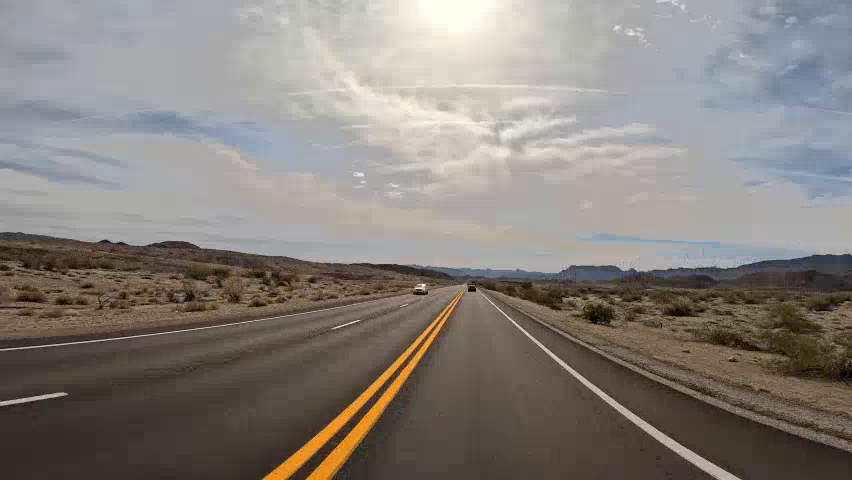
#> input picture frame 39 of lane-detecting/video2.mp4, 852 x 480 px, given in place of video1.mp4, which was not available
$ python lanedetection.py
#> lines starting #> are read from the running program, lines starting #| are printed output that depends on the picture; after the words box and inside, x2 and y2 are one past the last pixel; in counts of white or black regions, pixels touching at a corner belong together; pictures that were not available may be replaced by others from this repository, and a replacement may not be noted
#> further down, frame is the input picture: shape (480, 852, 3); mean B, G, R 123.1, 128.9, 134.8
import cv2
import matplotlib.pyplot as pt
import numpy as np

def make_cordinates(image,line_parameters):
    slope,intercept=line_parameters
    y1=image.shape[0]
    y2 = int(y1 * (3/5))
    x1 = int((y1 - intercept) / slope)
    x2 = int((y2 - intercept) / slope)
    return np.array([x1,y1,x2,y2])
def average_slope_intercept(image,lines):
    left_fit=[]
    right_fit=[]
    for line in lines:
        x1,y1,x2,y2=line.reshape(4)
        parameters=np.polyfit((x1,x2),(y1,y2),1)
        slope=parameters[0]
        intercept=parameters[1]
        if slope<0:
            left_fit.append((slope,intercept))
        else:
            right_fit.append((slope,intercept))
    if left_fit:
      left_fit_average=np.average(left_fit, axis=0)
      left_line = make_cordinates(image, left_fit_average)
    else:
        left_line=None
    if right_fit:
      right_fit_average=np.average(right_fit, axis=0)
      right_line=make_cordinates(image,right_fit_average)
    else:
        right_line=None
    return np.array([left_line,right_line]) if left_line is not None and right_line is not None else None


def canny(image):

    #convert in gray color to get  the gradient form of image
    gray = cv2.cvtColor(image, cv2.COLOR_RGB2GRAY)
    blur = cv2.GaussianBlur(gray, (5, 5), 0)

    #call the canny method for identifying the edges of blur image
    canny = cv2.Canny(blur, 50, 150)
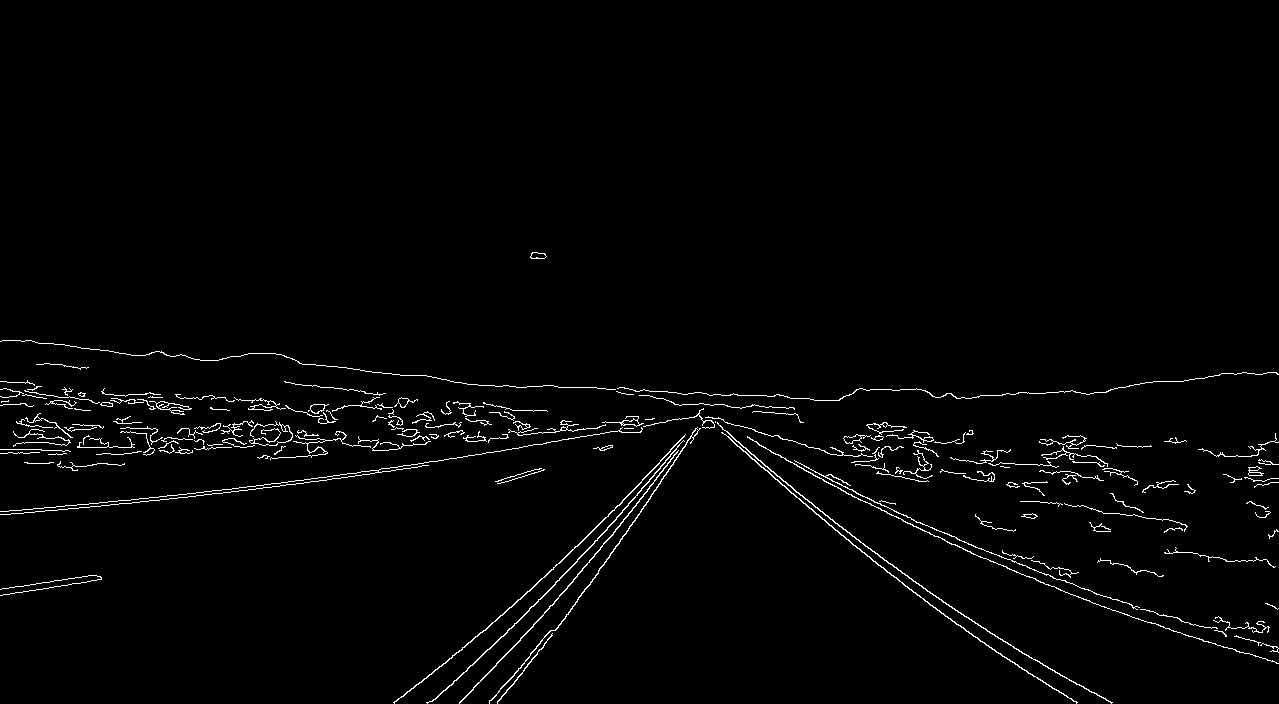
#> canny: shape (704, 1279); 1.8% white in thin lines or dots, all inside (x1, y1, x2, y2) = (0, 252, 1279, 704)
    return canny

def display_lines(image,lines):
    line_image = np.zeros_like(image)
    if lines is not None:
        for line in lines:
            if line is not None:
               x1,y1,x2,y2= line.reshape(4)
               cv2.line(line_image,(x1,y1),(x2,y2),(255,0,0),10)
    return line_image


def region_of_interest(image):

    #vertices of region that we are selected
    polygons=np.array([
        [(200, 700), (1100, 700), (550, 250)]
    ])

    #mask:  simply display the part of the image that we are interested in
    #set the image as zeros(black) color
    mask=np.zeros_like(image)

    #This function fills the polygon with color(255) on the mask
    cv2.fillPoly(mask,polygons,255)
#> mask: shape (704, 1279); 22.6% white; 1 white region, box (x1, y1, x2, y2) and area: (200, 250, 1101, 701) 203451

    #masked_image = cv2.bitwise_and(originalImage,maskedImage ) performs a bitwise AND operation
    # between the original image and a mask. This operation is useful for isolating
    # or highlighting specific regions of interest in an image based on the mask you’ve created
    masked_image=cv2.bitwise_and(image,mask)
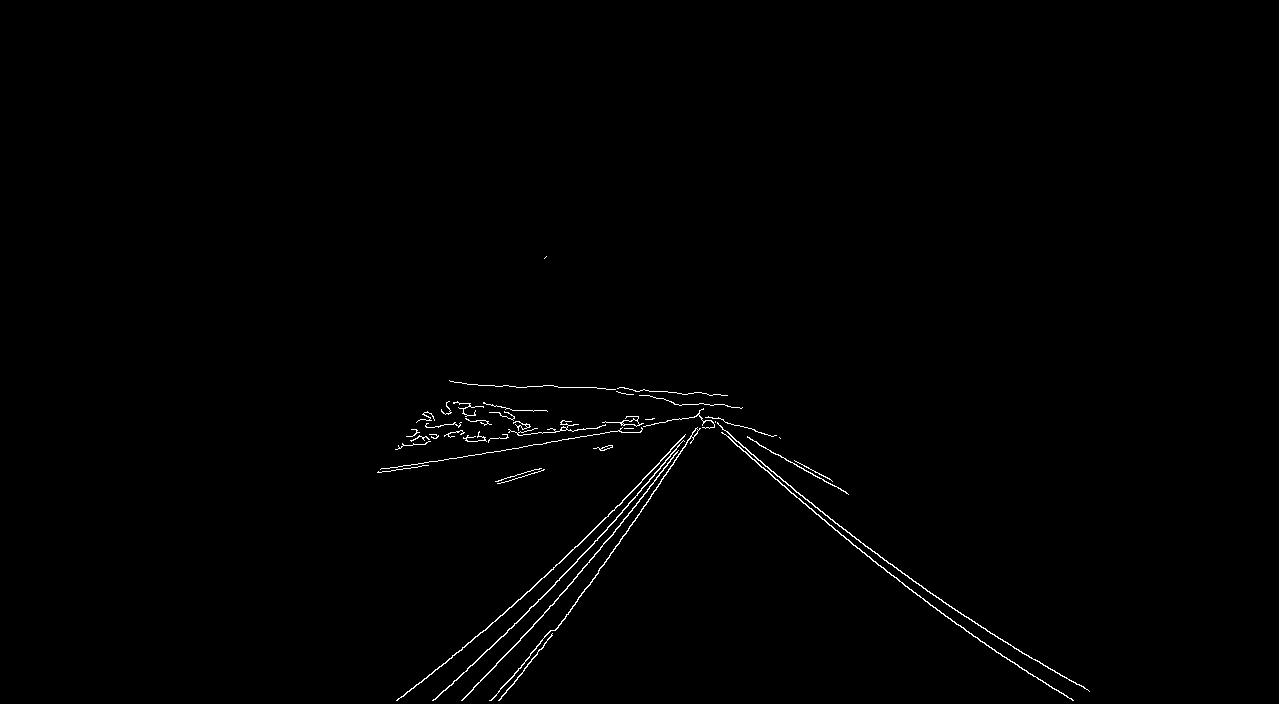
#> masked_image: shape (704, 1279); 0.63% white in thin lines or dots, all inside (x1, y1, x2, y2) = (377, 256, 1090, 701)
    return masked_image


width=1279
height=704
capture = cv2.VideoCapture("video1.mp4")
if not capture.isOpened():
    print("Error: Could not open video file.")
    exit()

while capture.isOpened():
    ret, frame = capture.read()
    if not ret:
        print("Could not read frame because the video is end!")
        break

    try:
        # Safeguard the resize operation
        frame = cv2.resize(frame, (width, height))
    except Exception as e:
        print(f"Resize error: {e}")
        break

    cannyedge = canny(frame)
    cropped_image = region_of_interest(cannyedge)
    lines = cv2.HoughLinesP(cropped_image, 2, np.pi / 180, 100, np.array([]), minLineLength=40, maxLineGap=4)
#> lines = 27 rows, first 6: [489, 649, 577, 561], [859, 548, 899, 581], [520, 599, 569, 553], [793, 489, 849, 532], [922, 587, 1031, 658], [454, 458, 612, 431]
    if lines is not None:
       averaged_lines = average_slope_intercept(frame, lines)
#> the loop in average_slope_intercept, `for line in lines:` made 27 passes
#> (x1, y1, x2, y2, slope, intercept) on passes 1 to 8: (489, 649, 577, 561, -1, 1138), (859, 548, 899, 581, 0.825, -160.7), (520, 599, 569, 553, -0.939, 1087.2), (793, 489, 849, 532, 0.768, -119.9), (922, 587, 1031, 658, 0.651, -13.57), (454, 458, 612, 431, -0.171, 535.6), (529, 630, 602, 546, -1.15, 1238.7), (763, 467, 853, 545, 0.867, -194.3)
#> after the loop in average_slope_intercept, `for line in lines:`: left_fit = [(-1, 1138), (-0.939, 1087.2), (-0.171, 535.6), (-1.15, 1238.7), (-1.47, 1453.8), (-0.82, 1025.8), (-0.971, 1104.7), (-1.15, 1225.5), (-0.0976, 485.5), (-1.32, 1364.2), (-0.81, 1021.4), (-0.933, 1104.1), (-0.0976, 486.6), (-1.13, 1227.2), (-1.17, 1275.2)]; right_fit = [(0.825, -160.7), (0.768, -119.9), (0.651, -13.57), (0.867, -194.3), (0.762, -114.6), (0.728, -73.35), (0.81, -154.6), (0.56, 18.68), (0.573, 66.64), (0.744, -98.93), (0.652, 0.87), (0.857, -185.9)]
#> in average_slope_intercept, `left_fit_average=np.average(left_fit, axis=0)`: left_fit_average = [-0.883, 1051.6]
#> in make_cordinates, `slope,intercept=line_parameters`: slope = -0.883; intercept = 1051.6
#> in make_cordinates, `x1 = int((y1 - intercept) / slope)`: x1 = 393
#> in make_cordinates, `x2 = int((y2 - intercept) / slope)`: x2 = 713
#> in average_slope_intercept, `left_line = make_cordinates(image, left_fit_average)`: left_line = [393, 704, 713, 422]
#> in average_slope_intercept, `right_fit_average=np.average(right_fit, axis=0)`: right_fit_average = [0.733, -85.79]
#> in average_slope_intercept, `right_line=make_cordinates(image,right_fit_average)`: right_line = [1077, 704, 692, 422]
#> averaged_lines = [[393, 704, 713, 422], [1077, 704, 692, 422]]
       if averaged_lines is not None:
           line_image = display_lines(frame, averaged_lines)
#> the loop in display_lines, `for line in lines:` made 2 passes
#> after the loop in display_lines, `for line in lines:`:
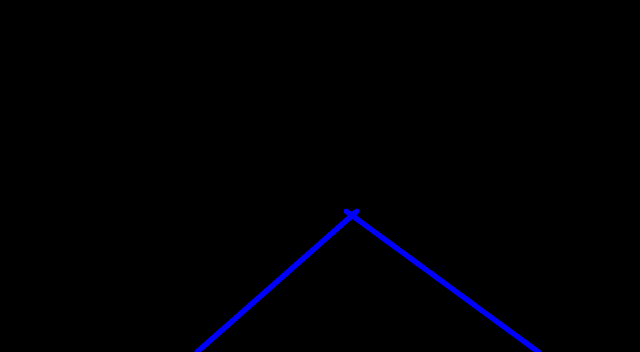
#> line_image: shape (704, 1279, 3) (shown at 1/2 size); mean of channels 0, 1, 2 2.8, 0, 0; drawn as B, G, R
           combo_image = cv2.addWeighted(frame, 0.8, line_image, 1, 1)
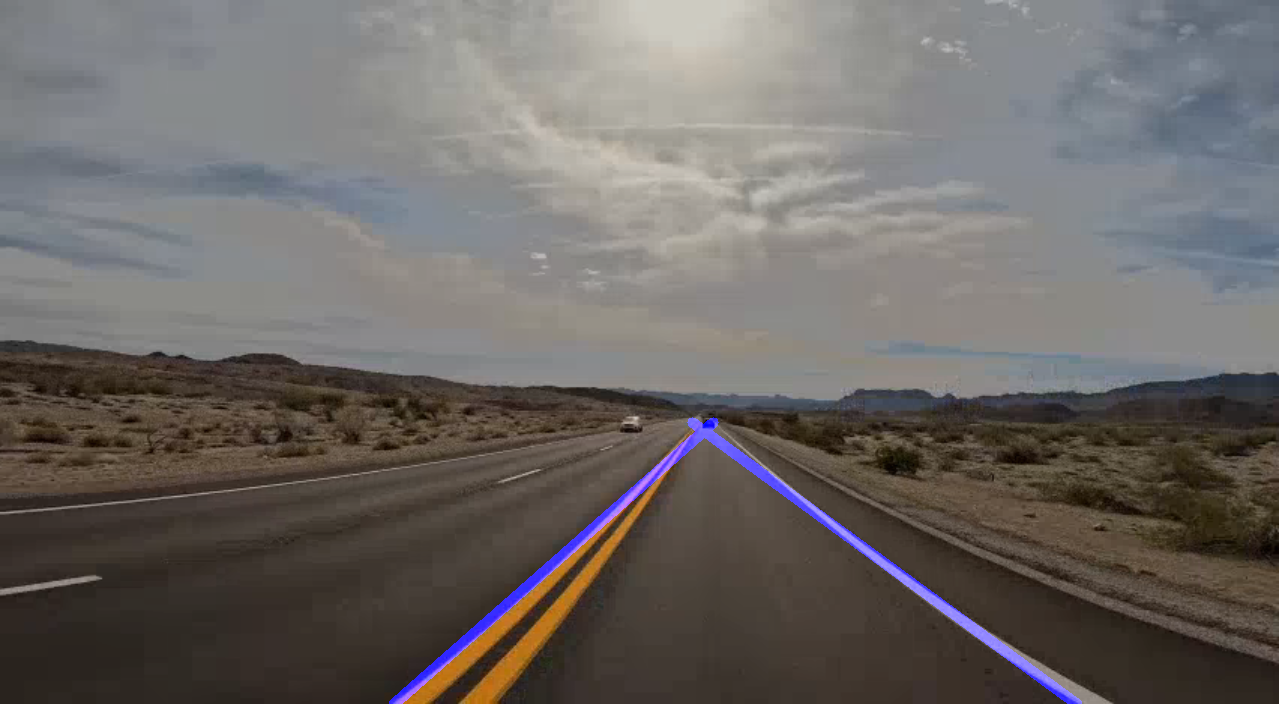
#> combo_image: shape (704, 1279, 3); mean B, G, R 101.4, 104.1, 108.8
           cv2.imshow("Result", combo_image)
       else:
           cv2.imshow("Result", frame)  # If no lines are there then show the original video

    if cv2.waitKey(20) &0xFF == ord('e'):
#> (key e is pressed here)
        break
capture.release()
cv2.destroyAllWindows()

$ run again, starting later in the video
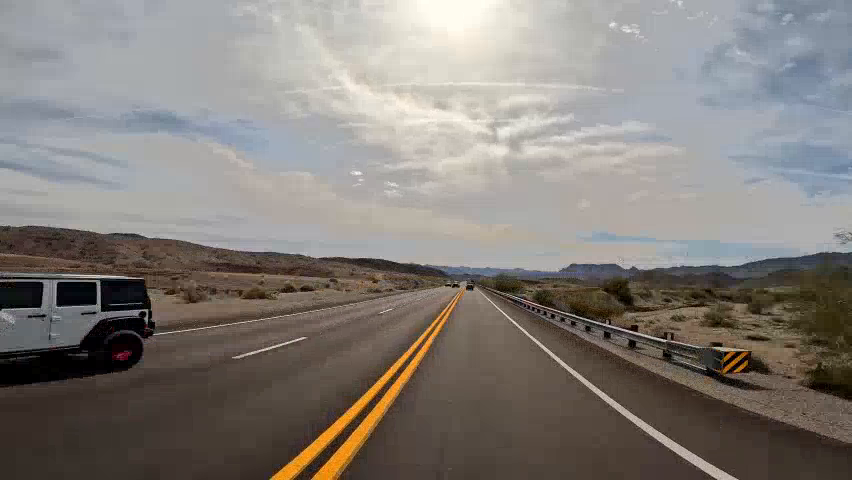
#> input picture frame 175 of lane-detecting/video2.mp4, 852 x 480 px, given in place of video1.mp4, which was not available
#> frame is the input picture: shape (480, 852, 3); mean B, G, R 121.3, 126.2, 131.6
#> frame: shape (704, 1279, 3)
#> in canny, `canny = cv2.Canny(blur, 50, 150)`:
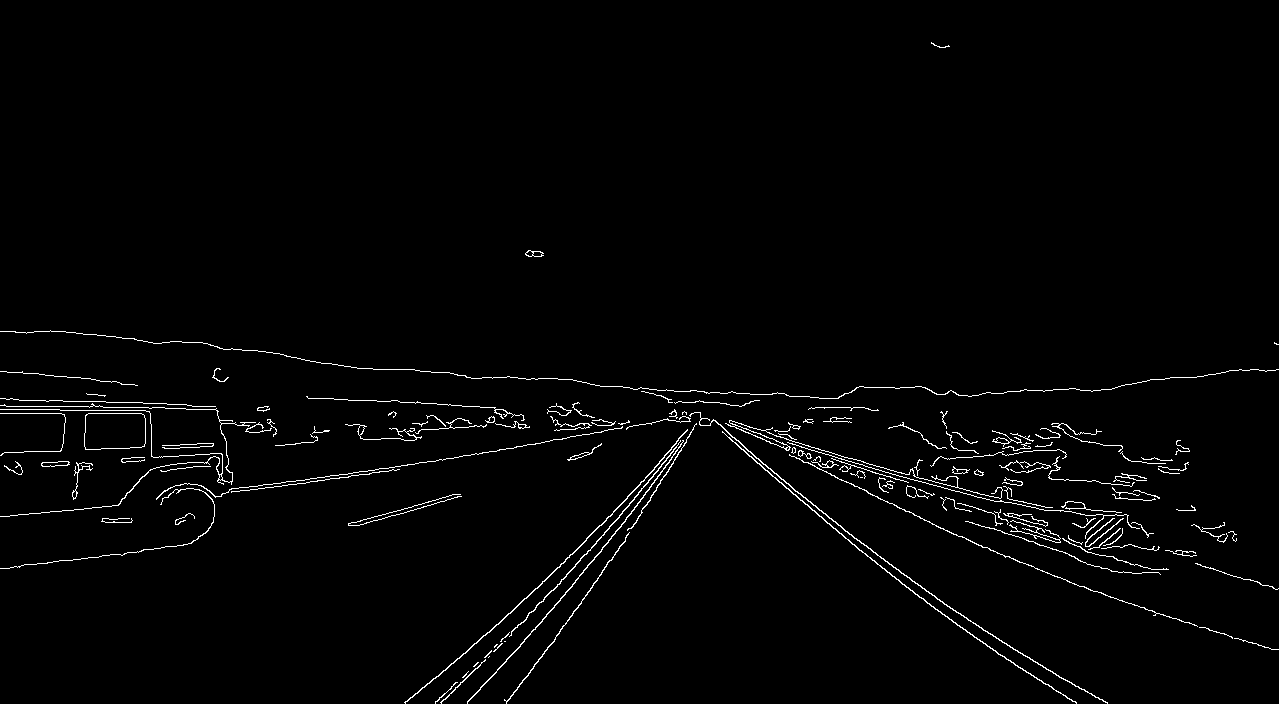
#> canny: shape (704, 1279); 1.7% white in thin lines or dots
#> mask: shape (704, 1279); 22.6% white; 1 white region, box (x1, y1, x2, y2) and area: (200, 250, 1101, 701) 203451
#> masked_image: shape (704, 1279); 0.6% white in thin lines or dots, all inside (x1, y1, x2, y2) = (348, 374, 1100, 701)
#> lines = 24 rows, first 6: [739, 447, 902, 584], [780, 478, 854, 538], [560, 566, 654, 469], [515, 651, 567, 590], [408, 700, 477, 642], [883, 558, 926, 591]
#> the loop in average_slope_intercept, `for line in lines:` made 24 passes
#> (x1, y1, x2, y2, slope, intercept) on passes 1 to 8: (739, 447, 902, 584, 0.84, -174.1), (780, 478, 854, 538, 0.811, -154.4), (560, 566, 654, 469, -1.03, 1143.9), (515, 651, 567, 590, -1.17, 1255.1), (408, 700, 477, 642, -0.841, 1043), (883, 558, 926, 591, 0.767, -119.7), (651, 495, 690, 434, -1.56, 1513.2), (964, 617, 1065, 680, 0.624, 15.69)
#> after the loop in average_slope_intercept, `for line in lines:`: left_fit = [(-1.03, 1143.9), (-1.17, 1255.1), (-0.841, 1043), (-1.56, 1513.2), (-1.43, 1429.5), (-1.26, 1303.3), (-1.17, 1239.4), (-0.143, 522.3), (-1.31, 1335.5), (-0.177, 537.3), (-0.906, 1074.2), (-0.283, 622.5), (-1.38, 1401.4), (-1.25, 1298.7), (-0.279, 624.5)]; right_fit = [(0.84, -174.1), (0.811, -154.4), (0.767, -119.7), (0.624, 15.69), (0.728, -73.52), (0.792, -140), (0.42, 118.3), (0.794, -141.6), (0.667, -13)]
#> left_fit_average = [-0.946, 1089.6]
#> in make_cordinates, `slope,intercept=line_parameters`: slope = -0.946; intercept = 1089.6
#> in make_cordinates, `x1 = int((y1 - intercept) / slope)`: x1 = 407
#> in make_cordinates, `x2 = int((y2 - intercept) / slope)`: x2 = 705
#> left_line = [407, 704, 705, 422]
#> right_fit_average = [0.716, -75.81]
#> right_line = [1089, 704, 695, 422]
#> averaged_lines = [[407, 704, 705, 422], [1089, 704, 695, 422]]
#> the loop in display_lines, `for line in lines:` made 2 passes
#> `combo_image = cv2.addWeighted(frame, 0.8, line_image, 1, 1)`:
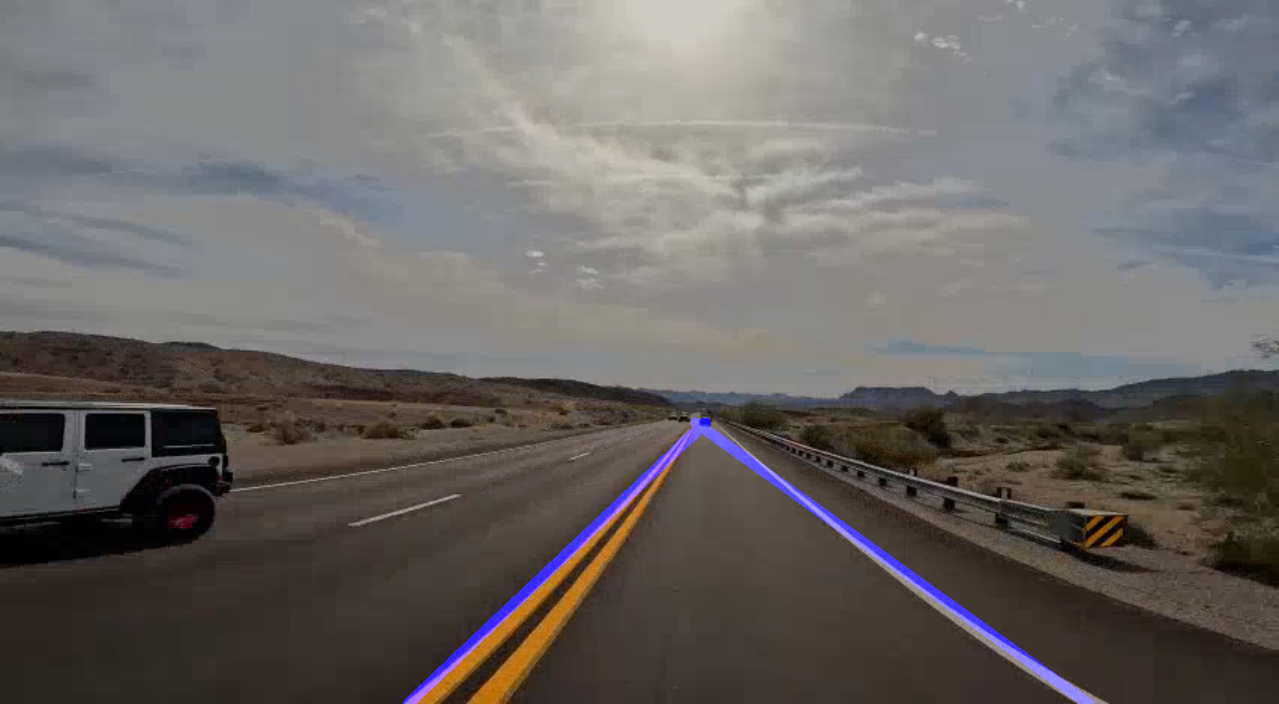
#> combo_image: shape (704, 1279, 3); mean B, G, R 100, 101.9, 106.2
